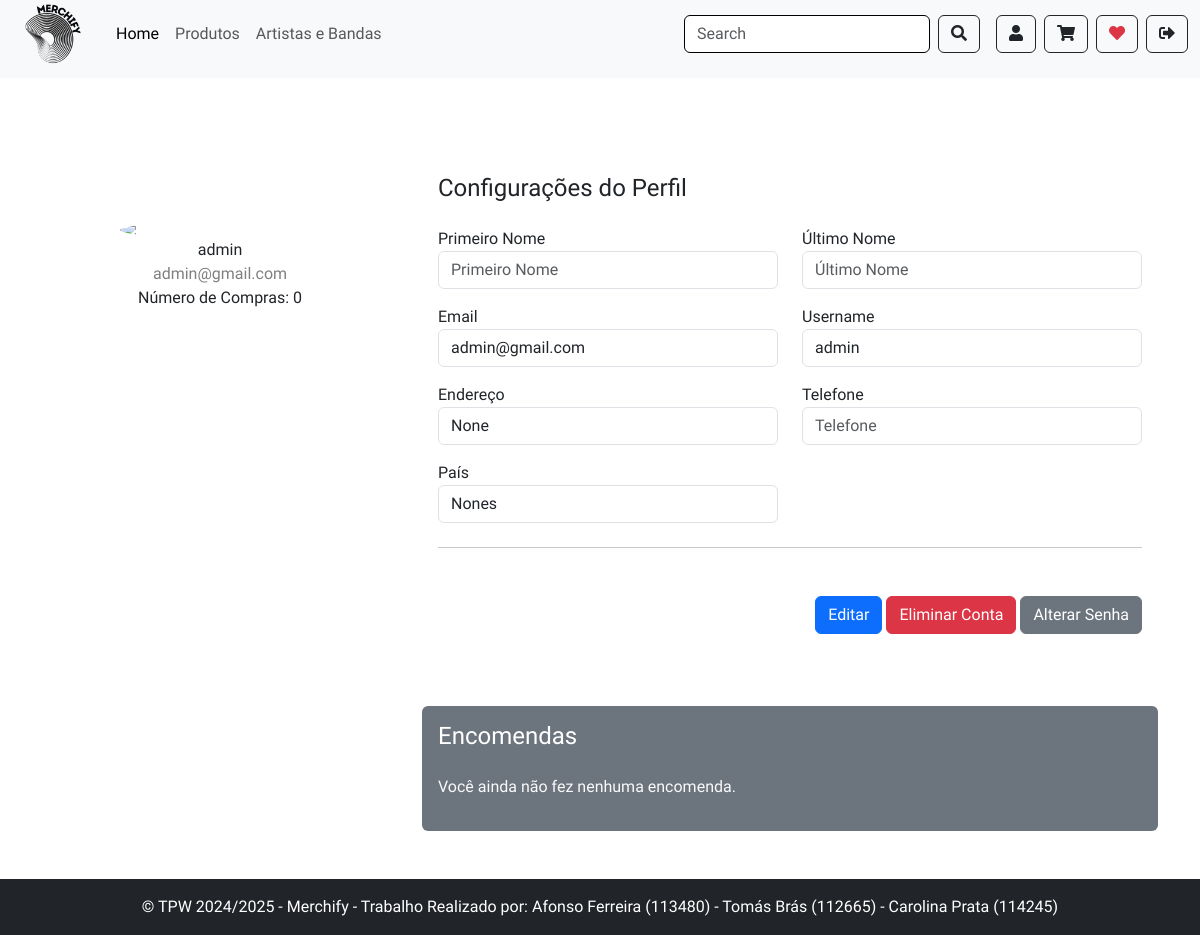
Before: /account/profile (signed in) with the older database file.
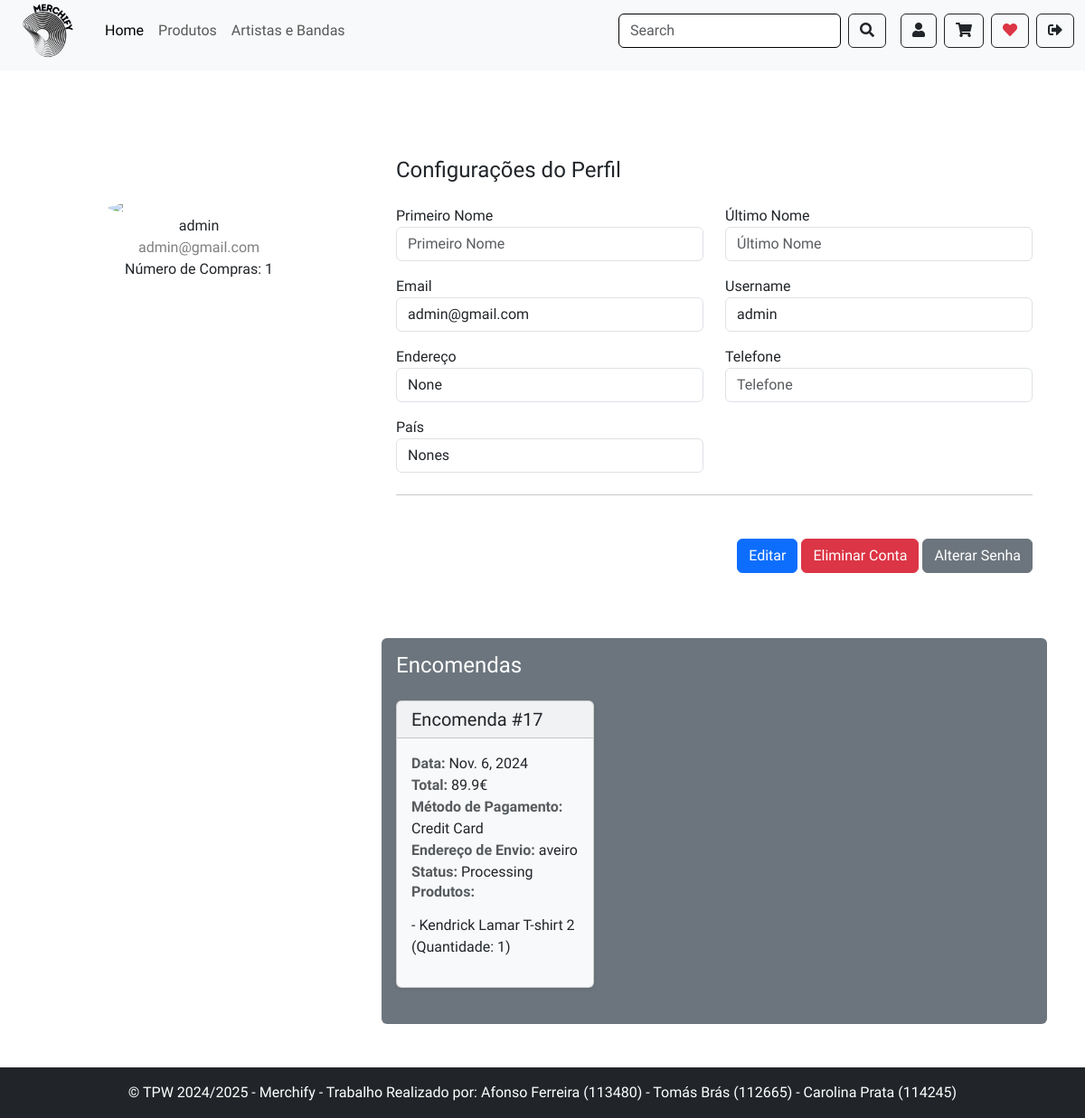
After: the same page with the newer database file.
### app/models.py (models this page shows, shortened)
class Purchase(models.Model):
    id = models.AutoField(primary_key=True)
    user = models.ForeignKey(User, on_delete=models.CASCADE, related_name='purchases')
    date = models.DateField()
    paymentMethod = models.CharField(max_length=50)
    shippingAddress = models.CharField(max_length=50)
    status = models.CharField(max_length=50)
    @property
    def total(self):
        return sum(item.total for item in self.purchase_products.all())

class PurchaseProduct(models.Model):
    purchase = models.ForeignKey(Purchase, on_delete=models.CASCADE, related_name='purchase_products')
    product = models.ForeignKey(Product, on_delete=models.CASCADE, related_name='product_purchases')
    quantity = models.PositiveIntegerField()
    @property
    def total(self):
        return self.quantity * self.product.price

class Product(models.Model):
    id = models.AutoField(primary_key=True)
    name = models.CharField(max_length=50)
    description = models.TextField()
    price = models.FloatField()
    image = models.ImageField(upload_to='products/')
    artist = models.ForeignKey('Artist', on_delete=models.CASCADE)
    company = models.ForeignKey('Company', on_delete=models.CASCADE, related_name='products')
    category = models.CharField(max_length=50)
    addedProduct = models.DateField(auto_now_add=True)

### app/views.py (the view, shortened to what this page needs)
# urls.py: path("account/profile", views.profile, name="profile"),
@login_required(login_url='/login')
def profile(request):
    user = request.user
    if request.method == 'GET':
        logger.debug("Método GET acionado, carregando formulário.")
        image_form = UploadUserProfilePicture()
        profile_form = UpdateProfile(initial={
            'name': user.first_name,
            'surname': user.last_name,
            'email': user.email,
            'username': user.username,
            'address': user.address,
            'phone': user.phone,
            'country': user.country
        })
        password_form = UpdatePassword()
        purchases = Purchase.objects.filter(user=user)
        return render(request, 'profile.html', {
            'user': user,
            'image_form': image_form,
            'profile_form': profile_form,
            'password_form': password_form,
            'number_of_purchases': purchases.count(),
            'purchases': purchases,
        })

### app/forms.py (shortened to what this page needs)
class UploadUserProfilePicture(forms.Form):
    image = forms.ImageField(widget=forms.FileInput(attrs={'class': 'form-control',
                                                           'id': 'image',
                                                             'name': 'image',
                                                             'accept': 'image/*'}))

class UpdateProfile(forms.Form):
    username = forms.CharField(max_length=100, required=True)
    email = forms.EmailField(max_length=100, help_text='Required. Inform a valid email address.')
    address = forms.CharField(max_length=50, required=False)
    phone = forms.CharField(max_length=50, required=False)
    country = forms.CharField(max_length=50, required=False)
    image = forms.ImageField(widget=forms.FileInput(attrs={'class': 'form-control',
                                                           'id': 'image',
                                                             'name': 'image',
                                                             'accept': 'image/*'}))

### app/templates/profile.html (shortened to what the changed rows need)
{% extends "layout.html" %}
{% load static %}
{% block content %}
<div class="container rounded bg-white mt-5 mb-5">
    <div class="row">
        <div class="col-md-4 border-right" style="max-height: 500px; overflow-y: auto;">
            <div class="d-flex flex-column align-items-center text-center p-3 py-5">
                {% if user.image %}
                    <img class="profile-picture rounded-circle mt-5" width="200px" height="200px" src="{{ user.image.url }}" style="object-fit: cover;">
                {% else %}
                    <img class="rounded-circle mt-5" width="200px" src="https://st3.depositphotos.com/15648834/17930/v/600/depositphotos_179308454-stock-illustration-unknown-person-silhouette-glasses-profile.jpg">
                {% endif %}
                <span class="font-weight-bold">{{ user.username }}</span>
                <span class="text-black-50">{{ user.email }}</span>
                <span>Número de Compras: {{ number_of_purchases }}</span>
            </div>
        </div>
        <div class="col-md-8">
            <div class="p-3 bg-secondary text-white rounded mt-4">
                <h4 class="mb-4">Encomendas</h4>
                {% if purchases %}
                    <div class="row">
                        {% for purchase in purchases %}
                            <div class="col-12 col-md-6 col-lg-4 mb-4">
                                <div class="card bg-light text-dark shadow-sm h-100">
                                    <div class="card-header">
                                        <h5 class="mb-0">Encomenda #{{ purchase.id }}</h5>
                                    </div>
                                    <div class="card-body" style="text-align:left">
                                        <div class="info-grid">
                                            <div class="info-item">
                                                <span class="text-muted"><strong>Data:</strong></span>
                                                <span>{{ purchase.date }}</span>
                                            </div>
                                            <div class="info-item">
                                                <span class="text-muted"><strong>Total:</strong></span>
                                                <span>{{ purchase.total }}€</span>
                                            </div>
                                            <div class="info-item">
                                                <span class="text-muted"><strong>Método de Pagamento:</strong></span>
                                                <span>{{ purchase.paymentMethod }}</span>
                                            </div>
                                            <div class="info-item">
                                                <span class="text-muted"><strong>Endereço de Envio:</strong></span>
                                                <span>{{ purchase.shippingAddress }}</span>
                                            </div>
                                            <div class="info-item">
                                                <span class="text-muted"><strong>Status:</strong></span>
                                                <span>{{ purchase.status }}</span>
                                            </div>
                                            <h6 class="mb-3 text-muted"><strong>Produtos:</strong></h6>
                                            <ul class="list-unstyled">
                                                {% for item in purchase.purchase_products.all %}
                                                    <li>- {{ item.product.name }} (Quantidade: {{ item.quantity }})</li>
                                                {% endfor %}
                                            </ul>
                                        </div>
                                    </div>
                                </div>
                            </div>
                        {% endfor %}
                    </div>
                {% else %}
                    <p class="text-light">Você ainda não fez nenhuma encomenda.</p>
                {% endif %}
            </div>
        </div>
    </div>
</div>
{% endblock %}

Changed rows visible on the page:
added Purchase: id "17", date "Nov. 6, 2024", total "89.9", paymentMethod "Credit Card", shippingAddress "aveiro", status "Processing"
added PurchaseProduct: product.name "Kendrick Lamar T-shirt 2", quantity "1"
Other visible differences:
{{ number_of_purchases }}: "0" → "1"
text no longer shown: "Você ainda não fez nenhuma encomenda."
